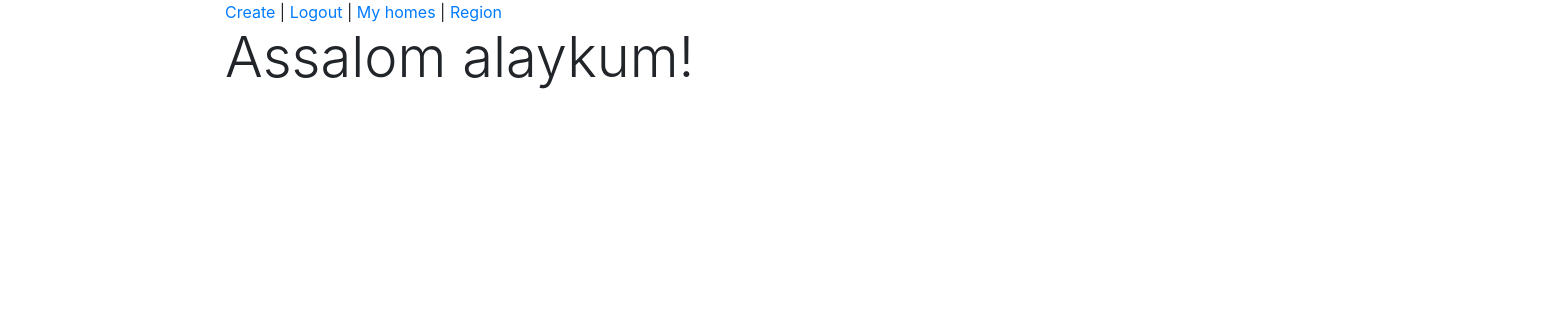
Page /region/Samarqand (signed in) on the earlier database version.
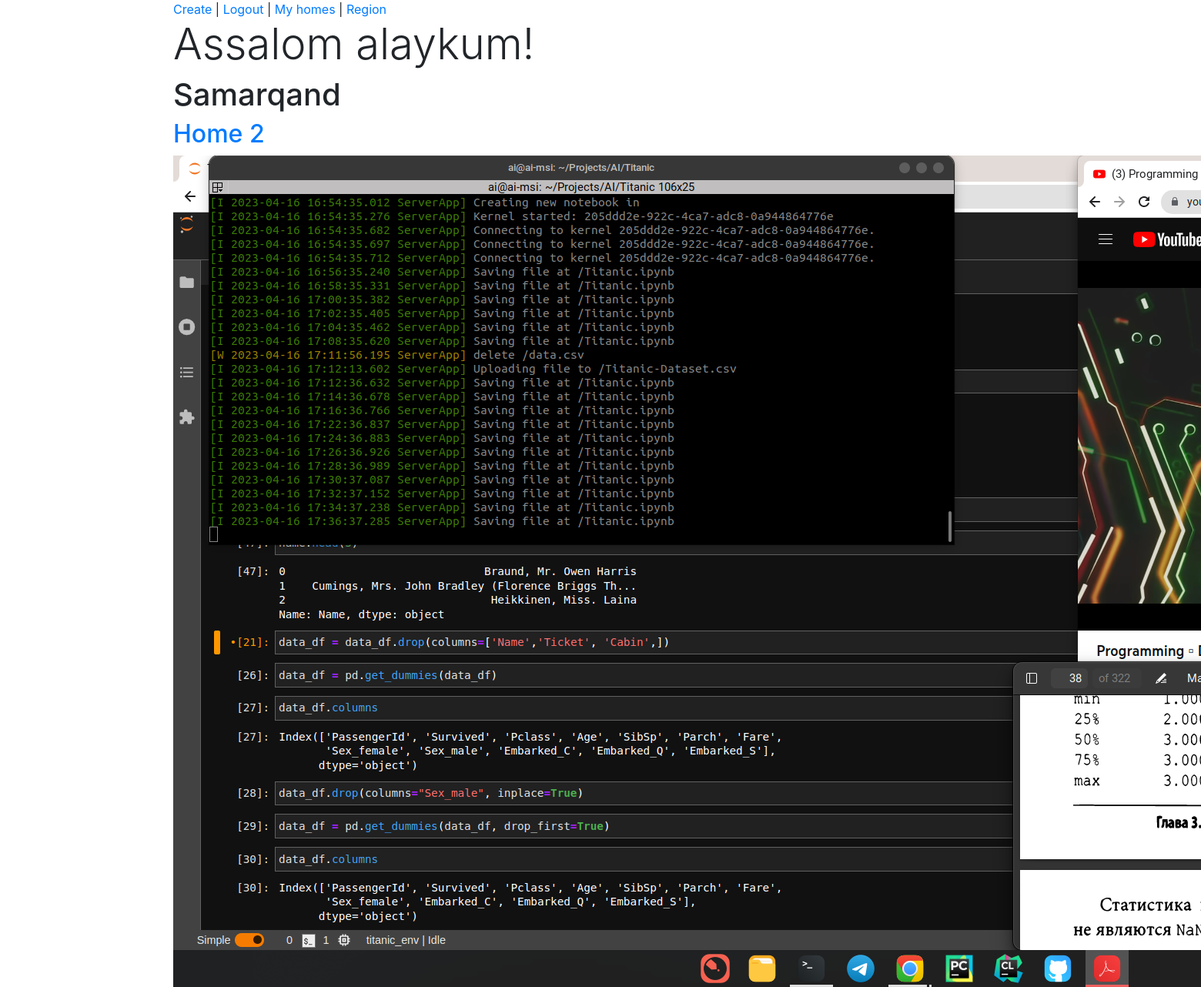
Same page on the later database version.
### home/models.py (models this page shows, shortened)
class Home(models.Model):
    UZBEKISTAN_REGION_CHOICES = [
    ('Andijan', 'Andijan'),
    ('Bukhara', 'Bukhara'),
    ('Fergana', 'Fergana'),
    ('Jizzakh', 'Jizzakh'),
    ('Khorezm', 'Khorezm'),
    ('Namangan', 'Namangan'),
    ('Navoiy', 'Navoiy'),
    ('Qashqadaryo', 'Qashqadaryo'),
    ('Samarqand', 'Samarqand'),
    ('Sirdaryo', 'Sirdaryo'),
    ('Surxondaryo', 'Surxondaryo'),
    ('Tashkent', 'Tashkent'),
    ('Toshkent City', 'Toshkent City'),
    ('Xorazm', 'Xorazm'),]
    title = models.CharField(max_length=100, verbose_name="Title")
    price = models.PositiveIntegerField(verbose_name='Narxi')
    user  = models.ForeignKey(MainUser, on_delete=models.CASCADE)
    photo = models.ImageField(upload_to = 'images/home',  default='images/home/default.png')
    address = models.CharField(max_length = 100, null=True, blank=True, verbose_name='Manzil')
    city = models.CharField(max_length=100, verbose_name='Shahar',choices = UZBEKISTAN_REGION_CHOICES, default = 'Tashkent')
    num_of_rooms = models.PositiveSmallIntegerField(verbose_name='Xonalar soni')
    area = models.SmallIntegerField(verbose_name='Uy maydoni', null=False, blank=True)
    class Meta:
        verbose_name = 'Home'
        verbose_name_plural = 'Home'

### home/views.py (the view)
# urls.py: path('region/<str:region>', views.get_region, name = 'region' ),
@login_required(login_url='login')
def get_region(request, region):
	context = {}
	data = Home.objects.filter(city = region)
	context['data'] = data
	return render(request, "home/home_reg.html", context)

### templates/home/home_reg.html
{% extends 'base.html' %}
{% load static %}
{% block content %}
<div>
	<h1 class="display-4">Assalom alaykum! </h1>
    {% for home in data %}
    <h1>{{ home.city }}</h1>
    <div >
        <h2>
        	<a href="{% url 'detail' home.pk %}" > {{ home.title }} </a>
        </h2>
        <img src = {{ home.photo.url }}>
    </div>
    {% endfor %}
 </div>
{% endblock content %}

### templates/base.html (shortened to what this page needs)
{% load static  %}
<!DOCTYPE html>
<html>
    <head>
        <link rel="stylesheet" href="https://cdn.jsdelivr.net/npm/bootstrap@4.5.3/dist/css/bootstrap.min.css">
    </head>
    <body>
        <main>
            <div class="container">
                {% if user.is_authenticated %}
                    <a href="{% url 'create' %}" >Create</a> |
                    <a href="{% url 'logout' %}">Logout</a> |
                    <a href="{% url 'my_homes' user.pk %}">My homes</a> |
                    <a href="{% url 'region'  'Samarqand' %}">Region</a>
                {% else %}
                <a href="{% url 'login' %}">Login</a> |
                <a href="{% url 'signup' %}">Signup</a>
                {% endif %}
                {% block content %}
                {% endblock content %}
            </div>
        </main>
    </body>
</html>

Differences in the rows shown:
now on this page (row edited): Home: city "Samarqand", title "Home 2", photo (picture)
